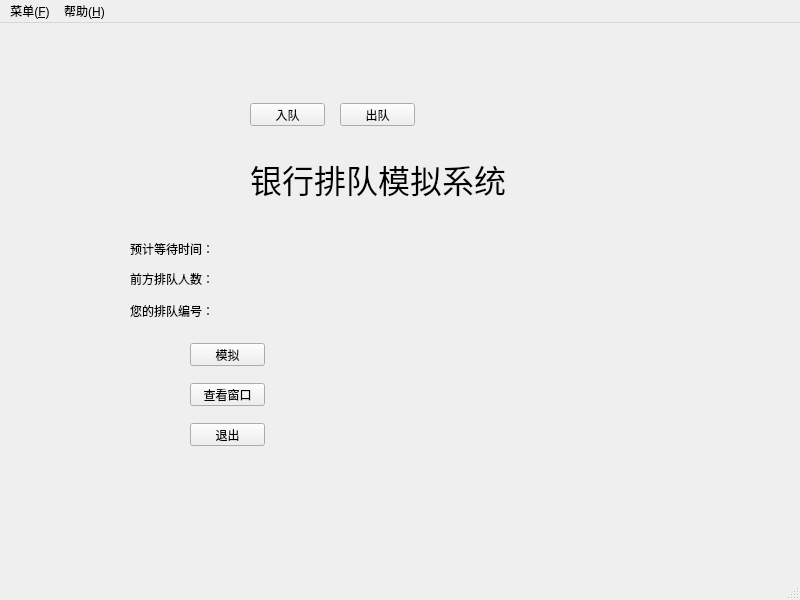
<?xml version="1.0" encoding="UTF-8"?>
<ui version="4.0">
 <class>MyMainWindow</class>
 <widget class="QMainWindow" name="MyMainWindow">
  <property name="geometry">
   <rect>
    <x>0</x>
    <y>0</y>
    <width>800</width>
    <height>600</height>
   </rect>
  </property>
  <property name="windowTitle">
   <string>普通窗口</string>
  </property>
  <widget class="QWidget" name="centralwidget">
   <widget class="QLabel" name="label">
    <property name="geometry">
     <rect>
      <x>250</x>
      <y>120</y>
      <width>281</width>
      <height>71</height>
     </rect>
    </property>
    <property name="font">
     <font>
      <family>黑体</family>
      <pointsize>24</pointsize>
     </font>
    </property>
    <property name="text">
     <string>银行排队模拟系统</string>
    </property>
   </widget>
   <widget class="QPushButton" name="pushButton">
    <property name="geometry">
     <rect>
      <x>190</x>
      <y>400</y>
      <width>75</width>
      <height>23</height>
     </rect>
    </property>
    <property name="text">
     <string>退出</string>
    </property>
   </widget>
   <widget class="QPushButton" name="start">
    <property name="geometry">
     <rect>
      <x>190</x>
      <y>320</y>
      <width>75</width>
      <height>23</height>
     </rect>
    </property>
    <property name="text">
     <string>模拟</string>
    </property>
   </widget>
   <widget class="QPushButton" name="enqueue">
    <property name="geometry">
     <rect>
      <x>250</x>
      <y>80</y>
      <width>75</width>
      <height>23</height>
     </rect>
    </property>
    <property name="text">
     <string>入队</string>
    </property>
   </widget>
   <widget class="QPushButton" name="dequeue">
    <property name="geometry">
     <rect>
      <x>340</x>
      <y>80</y>
      <width>75</width>
      <height>23</height>
     </rect>
    </property>
    <property name="text">
     <string>出队</string>
    </property>
   </widget>
   <widget class="QLabel" name="label_2">
    <property name="geometry">
     <rect>
      <x>130</x>
      <y>240</y>
      <width>81</width>
      <height>31</height>
     </rect>
    </property>
    <property name="text">
     <string>前方排队人数：</string>
    </property>
   </widget>
   <widget class="QPushButton" name="windowsView">
    <property name="geometry">
     <rect>
      <x>190</x>
      <y>360</y>
      <width>75</width>
      <height>23</height>
     </rect>
    </property>
    <property name="text">
     <string>查看窗口</string>
    </property>
   </widget>
   <widget class="QLabel" name="lineNum">
    <property name="geometry">
     <rect>
      <x>220</x>
      <y>250</y>
      <width>54</width>
      <height>12</height>
     </rect>
    </property>
    <property name="text">
     <string/>
    </property>
   </widget>
   <widget class="QLabel" name="label_3">
    <property name="geometry">
     <rect>
      <x>130</x>
      <y>280</y>
      <width>81</width>
      <height>16</height>
     </rect>
    </property>
    <property name="text">
     <string>您的排队编号：</string>
    </property>
   </widget>
   <widget class="QLabel" name="queueNum">
    <property name="geometry">
     <rect>
      <x>220</x>
      <y>280</y>
      <width>54</width>
      <height>12</height>
     </rect>
    </property>
    <property name="text">
     <string/>
    </property>
   </widget>
   <widget class="QLabel" name="label_4">
    <property name="geometry">
     <rect>
      <x>130</x>
      <y>210</y>
      <width>81</width>
      <height>31</height>
     </rect>
    </property>
    <property name="text">
     <string>预计等待时间：</string>
    </property>
   </widget>
   <widget class="QLabel" name="waitTime">
    <property name="geometry">
     <rect>
      <x>220</x>
      <y>220</y>
      <width>151</width>
      <height>16</height>
     </rect>
    </property>
    <property name="text">
     <string/>
    </property>
   </widget>
  </widget>
  <widget class="QMenuBar" name="menubar">
   <property name="geometry">
    <rect>
     <x>0</x>
     <y>0</y>
     <width>800</width>
     <height>23</height>
    </rect>
   </property>
   <widget class="QMenu" name="menu">
    <property name="title">
     <string>菜单(&amp;F)</string>
    </property>
    <addaction name="action_N"/>
   </widget>
   <widget class="QMenu" name="menu_H">
    <property name="title">
     <string>帮助(&amp;H)</string>
    </property>
   </widget>
   <addaction name="menu"/>
   <addaction name="menu_H"/>
  </widget>
  <widget class="QStatusBar" name="statusbar"/>
  <action name="action_N">
   <property name="text">
    <string>返回主菜单(&amp;N)</string>
   </property>
  </action>
 </widget>
 <resources/>
 <connections>
  <connection>
   <sender>pushButton</sender>
   <signal>clicked()</signal>
   <receiver>MyMainWindow</receiver>
   <slot>close()</slot>
   <hints>
    <hint type="sourcelabel">
     <x>215</x>
     <y>445</y>
    </hint>
    <hint type="destinationlabel">
     <x>551</x>
     <y>376</y>
    </hint>
   </hints>
  </connection>
 </connections>
</ui>
